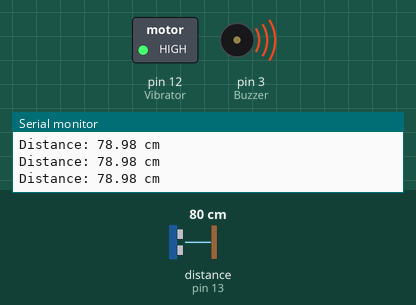
Bench run of a sketch on a simulated Arduino Uno, built with avr-gcc and run on an emulated ATmega328P. Shown: switched loads named in the sketch (green lamp = pin HIGH), buzzer (waves = sounding), the last lines printed to the serial monitor. Wiring (inferred from the names in the program): ultrasonic range finder: trigger pin 10; echo pin 13. The test bench sets the inputs (shaded band); at power-on: distance to the obstacle (sensor on pin 13) 80 cm. The echo pulse lasts 58.3 µs per cm; pins used as bus, display or sensor lines are not drawn.

Above: at 1.5 s.
1.6 s: distance to the obstacle (sensor on pin 13) set to 4 cm
5.1 s: distance to the obstacle (sensor on pin 13) set to 2 cm
At 6.3 s:
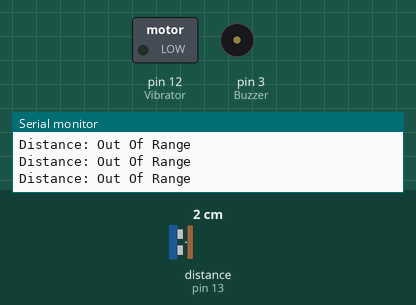
7.1 s: distance to the obstacle (sensor on pin 13) set to 9 cm
At 7.83 s:
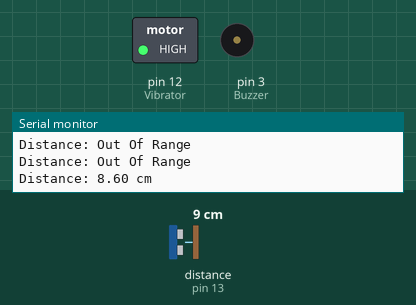
10.6 s: distance to the obstacle (sensor on pin 13) set to 78 cm
14.1 s: distance to the obstacle (sensor on pin 13) set to 86 cm
At 14.7 s:
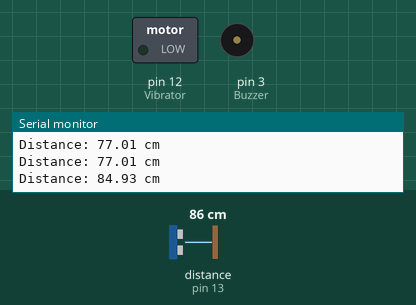
Timing chart, 0 to 16.7 s (numbered marks = the images above; inputs shaded):
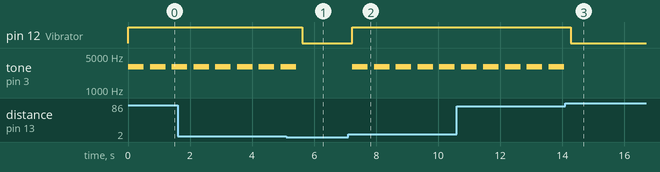

Measured:
- the behaviour switches between 3 and 2 cm on distance to the obstacle (sensor on pin 13) (found by bisection; images 0 and 1)
- the behaviour switches between 81 and 82 cm on distance to the obstacle (sensor on pin 13) (found by bisection; images 2 and 3)
- after the input at 5.1 s, pin 12 (Vibrator): HIGH → LOW after 0.52 s; tone on pin 3 (Buzzer): goes on until 5.4 s, then stays silent
- after the input at 7.1 s, pin 12 (Vibrator): LOW → HIGH after 0.13 s; tone on pin 3 (Buzzer): alternates 3000 Hz for 0.50 s and silent for 0.20 s, starting after 0.13 s
- after the input at 14.1 s, pin 12 (Vibrator): HIGH → LOW after 0.17 s; tone on pin 3 (Buzzer): stops changing and stays silent
- by itself, tone on pin 3 (Buzzer): alternates 3000 Hz for 0.50 s and silent for 0.20 s

The sketch:

Sensor_code.ino
```cpp
#define Trigger 10 // pin code for trigger
#define Echo 13 // pin code for echo
#define Buzzer 3 // pin code for buzzer
#define Vibrator 12 // pin code for vibrator

long time_taken; // calculates the time taken by the wave to return
float distance; // claculate the distance between the source and object

void setup() {
  Serial.begin(9600);

//  selecting the pin modes
  pinMode(Trigger, OUTPUT);
  pinMode(Echo, INPUT);
  pinMode(Buzzer, OUTPUT);
  pinMode(Vibrator, OUTPUT);

//  giving 0v to the buzzer pin
  digitalWrite(Buzzer, LOW);
  digitalWrite(Vibrator, LOW);
}

void loop() {
//  giving 0v and 5v to trigger pin turn-by-turn
  digitalWrite(Trigger, LOW);
  delayMicroseconds(2);
  digitalWrite(Trigger, HIGH);
  delayMicroseconds(10);
  digitalWrite(Trigger, LOW);

// calculating the time taken
    time_taken = pulseIn(Echo, HIGH);

// calculating the diatnce
    distance = (time_taken/2)*0.034;

  Serial.print("Distance: ");
// runs the code if the distancce is more than 200 cm or less than 2 cm
      if(distance >= 200 || distance <=2){
        Serial.println("Out Of Range");

//        giving the vibrator and buzzer pin low voltage or 0 voltage
        digitalWrite(Buzzer, LOW);
        digitalWrite(Vibrator, LOW);
      }
//      runs this code when the distance is in between 2 cm to 80 cm
      else if(distance <= 80 && distance >= 2){
        Serial.print(distance);
        Serial.println(" cm");

//        providing high voltage to vibrator and buzzer pins
        digitalWrite(Vibrator, HIGH);
        digitalWrite(Buzzer, HIGH);

        tone(Buzzer, 3000, 500); // beep for buzzer frequency: 3000 Hz, time: 0.5 sec
        delay(500);
      }
//      runs the code when distance is not out of range or in buzzer range
      else{
        Serial.print(distance);
        Serial.println(" cm");

//        giving the vibrator and buzzer pin low voltage or 0 voltage
        digitalWrite(Vibrator, LOW);
        digitalWrite(Buzzer, LOW);
        delay(500);
      }

      delay(200);
}
```
